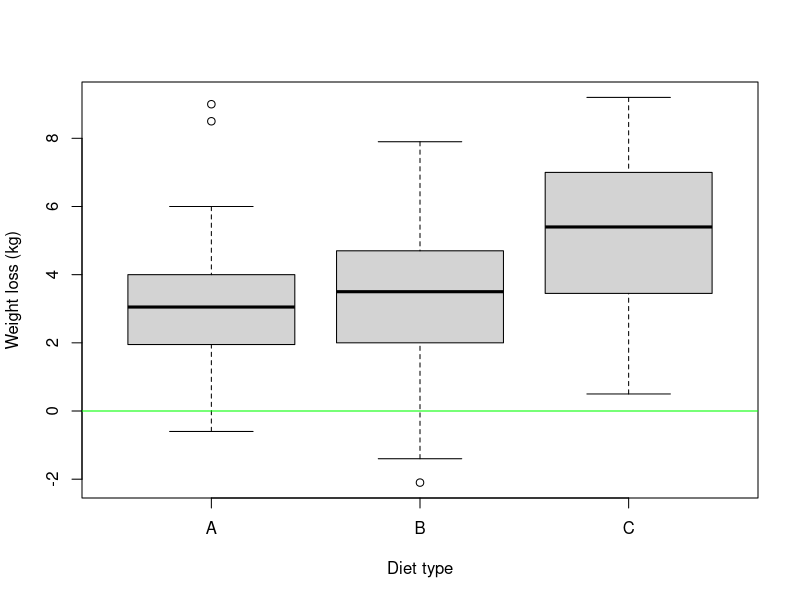
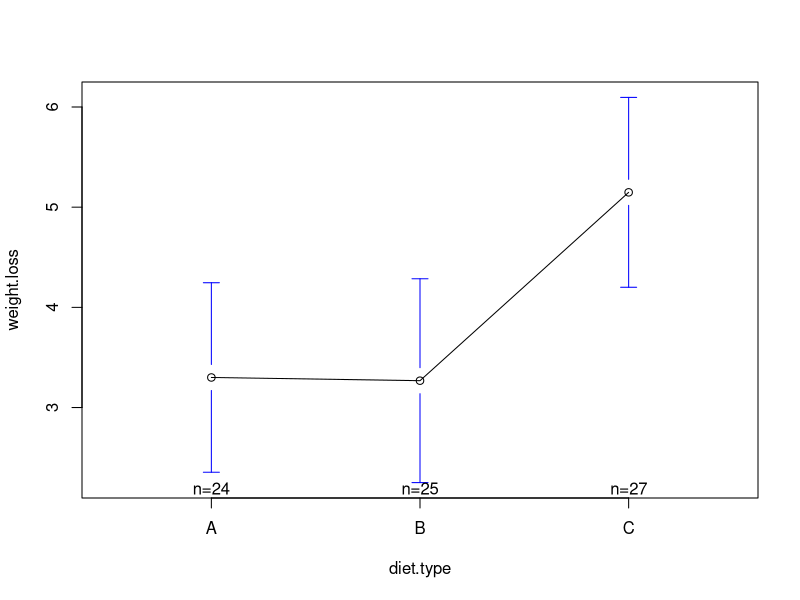
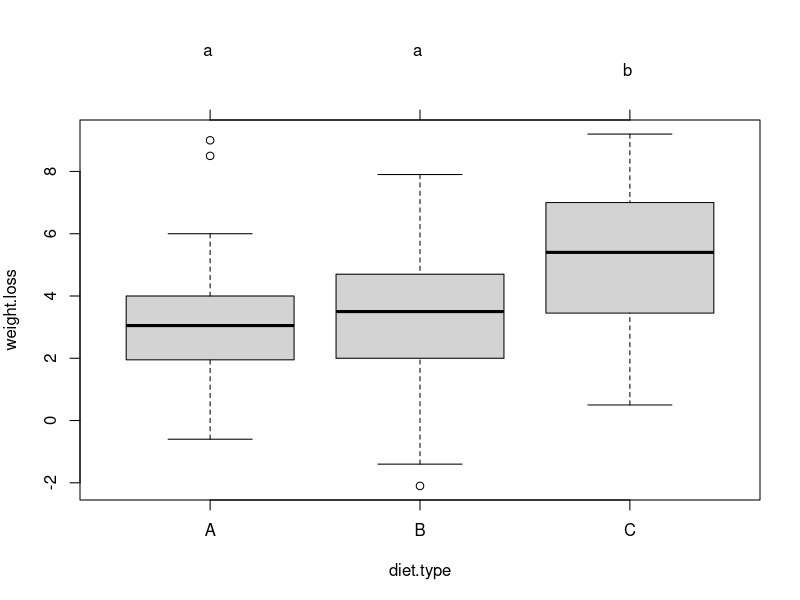
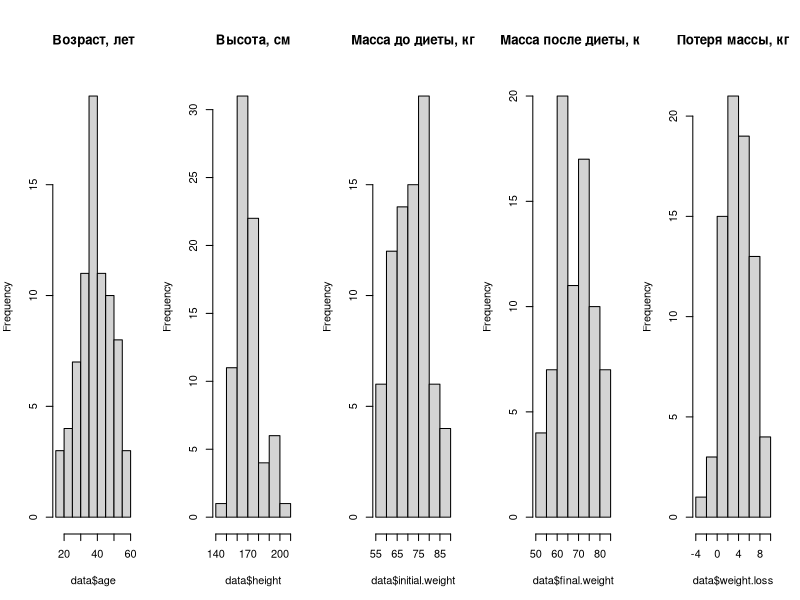
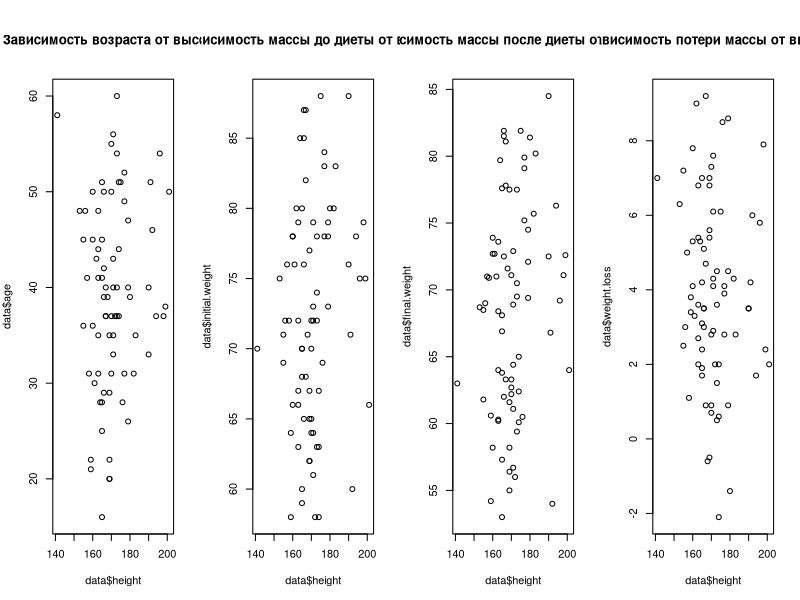
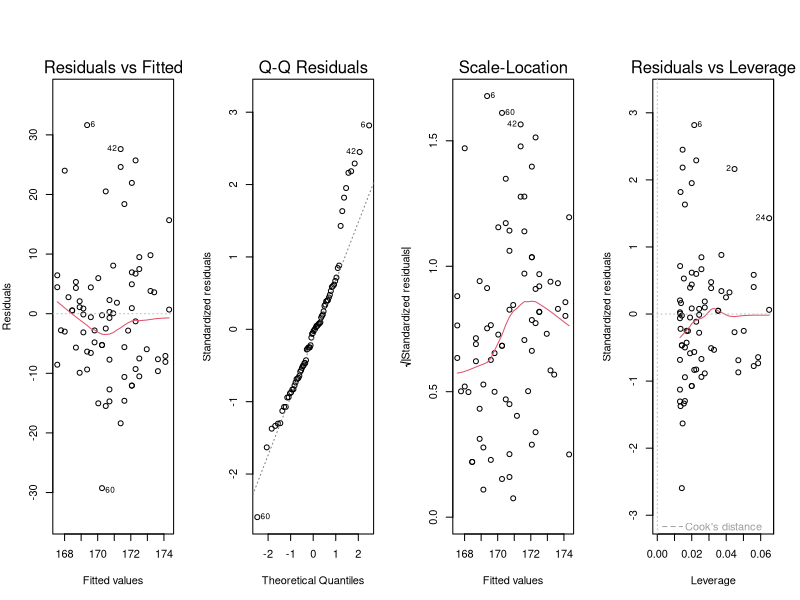
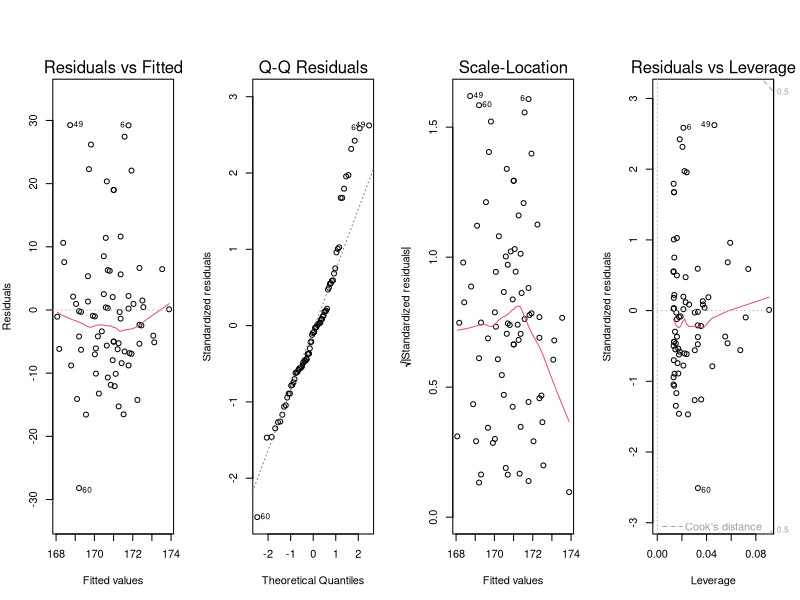
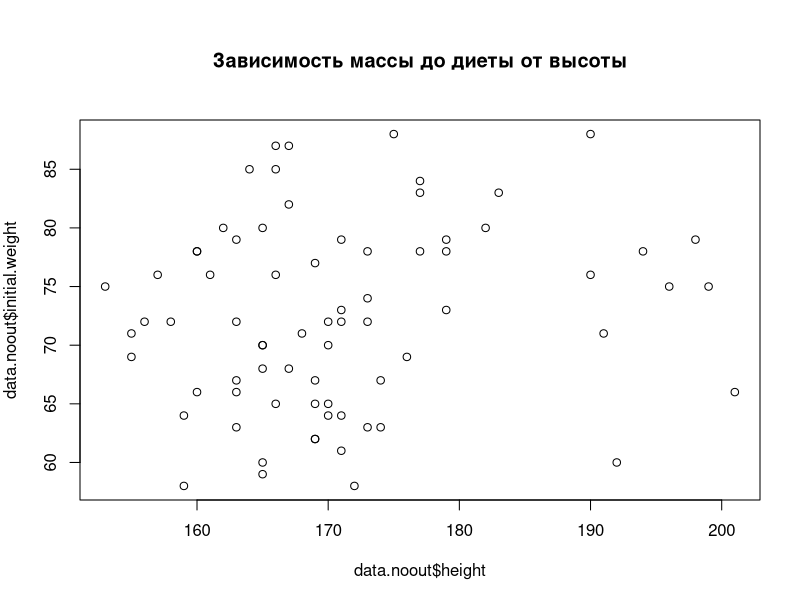

Here is the R script that generated these plots, in order:
#Дисперсионный анализ. Пример

#Загрузим данные (требуется установить Рабочую папку с помощью setwd) или указать полный путь
setwd("C:/Users/Nikolai/Desktop/MD-DA-2018-master/lab5")
data = read.csv("diet.csv",row.names=1)
summary(data)
#Ознакомимся со структурой и переименуем колонки, как нам удобно
#https://www.sheffield.ac.uk/polopoly_fs/1.547015!/file/Diet_data_description.docx
#https://www.sheffield.ac.uk/mash/data
colnames(data) <- c("gender", "age", "height", "initial.weight", 
                    "diet.type", "final.weight")
data$diet.type <- factor(c("A", "B", "C")[data$diet.type])
data<-na.omit(data)
data$gender <- data$gender + 1
data$gender <- factor(c("female", "male")[data$gender])
#Добавим новую колонку - Похудение
data$weight.loss = data$initial.weight - data$final.weight
#Проанализиуем есть ли различия по типам диет
boxplot(weight.loss~diet.type,data=data,col="light gray",
        ylab = "Weight loss (kg)", xlab = "Diet type")
abline(h=0,col="green")

#проверим сбалансированные ли данные
table(data$diet.type)

#График групповых средних
install.packages("gplots")
library(gplots) #библиотека устанавлевается с помощью install.packages
plotmeans(weight.loss ~ diet.type, data=data)
aggregate(data$weight.loss, by = list(data$diet.type), FUN=sd)


#Для подгонки ANOVA модели используем функцию aov, частный случай линейной модели lm
#тест на межгрупповые различия
fit.1 <- aov(weight.loss ~ diet.type, data=data)
summary(fit.1)

#попарные различия между средними значениями для всех групп
TukeyHSD(fit.1)

#Tukey honest significant differences test)
install.packages('multcomp')
library(multcomp)
par(mar=c(5,4,6,2))
tuk.1 <- glht(fit.1, linfct=mcp(diet.type="Tukey"))
plot(cld(tuk.1, level=.05),col="lightgrey")

#Задание
#Добавить проверку на выборы и избавиться от них
#Исследование данных
par(mfrow=c(1,5))
hist(data$age, main = "Возраст, лет")
hist(data$height, main = "Высота, см")
hist(data$initial.weight, main = "Масса до диеты, кг")
hist(data$final.weight, main = "Масса после диеты, кг")
hist(data$weight.loss, main = "Потеря массы, кг")
#Видим ассиметрию, избавимся от нее

#Визулизируем возможные зависимости
par(mfrow=c(1,4)) 
plot(data$height, data$age,'p',main = "Зависимость возраста от высоты")
plot(data$height, data$initial.weight,'p',main = "Зависимость массы до диеты от высоты")
plot(data$height, data$final.weight,'p',main = "Зависимость массы после диеты от высоты")
plot(data$height, data$weight.loss,'p',main = "Зависимость потери массы от высоты")

# Построим линейную модель, посмотрим её характеристики
linear.model.1 <- lm(height ~ initial.weight, data=data)
linear.model.1
summary(linear.model.1)
plot(linear.model.1)

linear.model.2 <- lm(height ~ weight.loss, data=data)
linear.model.2
summary(linear.model.2)
plot(linear.model.2)

# Избавимся от выборосов, построим ещё модели и проверим их
par(mfrow=c(1,1))
data.noout <- data[data$height > 150 & data$initial.weight < 100 & data$final.weight < 100 & data$weight.loss > -1,]
linear.model.3 <- lm (height ~ initial.weight, data=data.noout)
linear.model.3
summary(linear.model.3)
plot(data.noout$height, data.noout$initial.weight,'p',main = "Зависимость массы до диеты от высоты")

linear.model.4 <- lm (height ~ weight.loss, data=data.noout)
linear.model.4
summary(linear.model.4)
plot(data.noout$height, data.noout$weight.loss,'p',main = "Зависимость потери массы от высоты")

#повторно проверсти все тесты и сравнить результаты с выбросами и без
boxplot(weight.loss~diet.type,data=data.noout,col="light gray",
        ylab = "Weight loss (kg)", xlab = "Diet type")
abline(h=0,col="green")

table(data.noout$diet.type)

plotmeans(weight.loss ~ diet.type, data=data.noout)
aggregate(data$weight.loss, by = list(data$diet.type), FUN=sd)

fit.2 <- aov(weight.loss ~ diet.type, data=data.noout)
summary(fit.2)

TukeyHSD(fit.2)

par(mar=c(5,4,6,2), mfrow=c(1,2))
tuk.2 <- glht(fit.2, linfct=mcp(diet.type="Tukey"))
plot(cld(tuk.1, level=.05),col="lightgrey")
plot(cld(tuk.2, level=.05),col="lightgrey")

#Открыть документ https://www.sheffield.ac.uk/polopoly_fs/1.547015!/file/Diet_data_description.docx
#и попытаться выполнить задания из него
#Различия в потере массы у мужчин и женщин
boxplot(weight.loss~gender,data=data.noout,col="light gray",
        ylab = "Weight loss (kg)", xlab = "Gender")
abline(h=0,col="green")

#Различия в потере массы от разных диет для мужчин и женщин
par(mfrow=c(1,1))
boxplot(weight.loss~diet.type + gender,data=data.noout,col="light gray",
        ylab = "Weight loss (kg)", xlab = "Diet type")
abline(h=0,col="green")

#Различия в потере массы от разных диет для мужчин и женщин, средние значения
par(mfrow=c(1,2))
data.noout.female <- data.noout[data.noout$gender == "female",]
data.noout.male <- data.noout[data.noout$gender == "male",]
plotmeans(weight.loss ~ diet.type, data=data.noout.female)
plotmeans(weight.loss ~ diet.type, data=data.noout.male)
